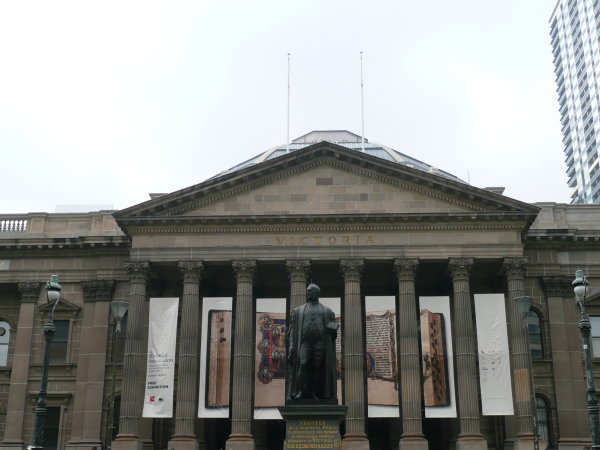
#> input picture 1.jpg, 600 x 450 px
$ python ANMS.py
#> lines starting #> are read from the running program, lines starting #| are printed output that depends on the picture

from pickle import FALSE
import cv2 as cv
import numpy as np
from matplotlib import pyplot as plt
from tqdm import tqdm
import sys

def ANMS (image, N_best):
    Gray_image = cv.cvtColor(image,cv.COLOR_BGR2GRAY)

    # find corners using shi-tomasi
    corners = cv.goodFeaturesToTrack(Gray_image,5000,0.01,10)
    # get rid of unwanted dimensions
    corners = np.squeeze(corners)
    total_corners = corners.shape[0]
    Corner_score = cv.cornerHarris(Gray_image,8,3,0.1)
    r = np.inf*np.ones((total_corners,3))
    ED = 0  # Euclidean distance
    # we have (x,y) of all the corners in variable corners x=j and y =i
    for i in tqdm(range(total_corners)):
        xi,yi = int(corners[i][0]),int(corners[i][1])
        for j in range(total_corners):
            xj,yj = int(corners[j][0]),int(corners[j][1])
            if  Corner_score[yj][xj] > Corner_score[yi][xi]:
                ED = (xj-xi)**2+(yj-yi)**2
            if ED<r[i][2]:
            # find points that are evenly spread in the image
                r[i][0] = xi
                r[i][1] = yi
                r[i][2] = ED  # r = [xi,yi,Largest euclidean distance (point farther from original point)]
    # Sort points in descending order of ED
    r = r[r[:,2].argsort()] # ascending order
    corner_best  = np.flip(r,axis=0)  # descending order

    k = np.ones((N_best,2))
    count = 0
    i = 0
    while (count<N_best):
        if (corner_best[i][0] > 21 and corner_best[i][0]< image.shape[1]-21 and corner_best[i][1]>21 and corner_best[-i][1]< image.shape[0]-21) :
            # remove corners at the corners of the image (less than 20 or 20+image.shape) to match to the dim of patch (40x40)
            k[count][0] = corner_best[i][0]
            k[count][1] = corner_best[i][1]
            count+=1
        i+=1

    features = k   # feature point locations
    for i in range(N_best):
        image = cv.circle(image,(int(k[i][0]),int(k[i][1])),1,(0,0,255),2)

    Image = cv.resize(image,(1080,630))
    cv.imshow('image',Image)
    cv.waitKey(0)
    cv.destroyAllWindows
    return features


def featurevector(image,corners):
    image = cv.cvtColor(image,cv.COLOR_BGR2GRAY)

    # Apply Gaussian blur for all the corner points
    Num_corners = corners.shape[0]
    std_featurevector = {}  # dictionary collect vector corresponding to each corners

    for i in tqdm(range(Num_corners)):
        row = int(corners[i][1])
        col = int(corners[i][0])
        #40X40 Patch around the center of corner
        patch_i = image[row-20:row+20,col-20:col+20]
        patch = cv.GaussianBlur(patch_i,(5,5),cv.BORDER_DEFAULT) # Kernel size is 10x10
        res_patch = cv.resize(patch,(8,8))
        vector = np.resize(res_patch,(64,1))  # feature vector 64x1
        # Standardization of the vector: subtract the vector by its mean, and then divide the result by the vector's standard deviation.
        std_featurevector[(col,row)] = (vector-np.mean(vector))/np.std(vector)

    return std_featurevector


def FeatureMatching(features1,features2,threshold):
    correspondence_list = [] # tuple of keypoints of image 1 and 2 that are a match
    # get the coordinate values and norm value of the vector if they are under a threshold
    for i in features1:
        norm_list = []
        for j in features2:
            norm_list.append((j, np.linalg.norm(features1[i]-features2[j])))
        norm_list.sort(key = lambda X:X[1])
        if ((norm_list[0][1])/norm_list[1][1])<threshold:
            correspondence_list.append([i,norm_list[0][0]])
        #    # edge case : On next step check if the list has more than 4 matches for random sampling during RANSAC
    # correspondence_list = False
    return correspondence_list


def Drawmatches(image1, image2, loc1,loc2):
    # color image
    dim = (max(image1.shape[0], image2.shape[0]), image1.shape[1]+image2.shape[1], image1.shape[2]) # dimensions of new image that has bothe im1 and im2 joined horizontally
    match_image = np.zeros(dim,type(image1.flat[0]))
    # join the images horizontally
    match_image[0:image1.shape[0],0:image1.shape[1]] = image1
    match_image[0:image2.shape[0],image1.shape[1]:image1.shape[1]+image2.shape[1]] = image2
    # and draw lines between the matching pairs (x1,y1)  to (x2,y2)
    for i in  range(len(loc1)):
        x1 = loc1[i][0]
        y1 = loc1[i][1]
        x2 = loc2[i][0] + int(image1.shape[1]) # horizontal shift
        y2 = loc2[i][1]
        cv.line(match_image,(x1,y1),(x2,y2),(0,255,255),1)
    cv.imshow('image',match_image)
    cv.waitKey(0)
    cv.destroyAllWindows
    return None


def Homography(keypoints1,keypoints2, threshold):
    # Estimate Homography matrix between the two images
    # use RANSAC
    if len(keypoints1)>=4 and len(keypoints2) >=4:
        max_iter = 10# just run the loop enough to get correct homograhy matrix
        flag = True # Use flag to make sure that there are atleast four inliers to sample
        max_inlier = 0
        for iterations in tqdm(range(max_iter)):
            rand_idx = np.random.randint(len(keypoints1),size = 4) # four random indices of feature pairs
            #Copy the points from keypoints1 and kepoints2 for image 1 and 2 to temporary variables
            pts1 = np.zeros((len(rand_idx),2),dtype=np.float32)
            pts2 = np.zeros((len(rand_idx),2),dtype=np.float32)
            for i in range(len(rand_idx)):
                pts1[i][1] = keypoints1[rand_idx[i]][1]
                pts1[i][0] = keypoints1[rand_idx[i]][0]
                pts2[i][1] = keypoints2[rand_idx[i]][1]
                pts2[i][0] = keypoints2[rand_idx[i]][0]
            H_matrix,Mask = cv.findHomography(pts1,pts2)  # calculate homography matrix
            # Compute inliers where SSD(pts2[i],H*Pts1[i])< some user defined τhreshold
            inlier_count = 0
            matched_pts1 = []
            matched_pts2 = []
            for i in range(len(keypoints1)):
                # Transformation is calculated from A to B
                A = np.array([keypoints1[i][0],keypoints1[i][1],1])
                B = np.array([keypoints2[i][0],keypoints2[i][1],1])
                # Predict B using H.A  # Matrix multplication, transformation
                try:
                    predicted_B = np.matmul(H_matrix, A)  # Sometime value of A become close to NaN
                except:
                    break

                predicted_B = predicted_B/predicted_B[2] # normalize the coordinates


                # Using the prediction, check if the point is inlier or not
                if (np.linalg.norm(B-predicted_B)< threshold):
                    # if SSD less than threshold
                    matched_pts1.append(A)
                    matched_pts2.append(B)
                    inlier_count+=1

            if inlier_count> max_inlier:
                max_inlier = inlier_count
                Best_H = H_matrix
                Pts1  = matched_pts1
                Pts2 =matched_pts2
        # count inliers
        if max_inlier<=4:
            flag = False
        final_pts1 = np.zeros((max_inlier,2),dtype=np.float32)
        final_pts2 = np.zeros((max_inlier,2),dtype=np.float32)
        for i in range(max_inlier):
            final_pts1[i][0] = Pts1[i][0]
            final_pts1[i][1] = Pts1[i][1]
            final_pts2[i][0] = Pts2[i][0]
            final_pts2[i][1] = Pts2[i][1]
        Best_H, Mask = cv.findHomography(final_pts1,final_pts2)

    else:
        print("Not enough keypoints to calculate Homography")
        sys.exit()


    return final_pts1,final_pts2, Best_H, flag


def main():
    Image1 = cv.imread('1.jpg')
#> Image1 is the input picture: shape (450, 600, 3); mean B, G, R 144.3, 147.2, 145.6
    Image2 = cv.imread('2.jpg')
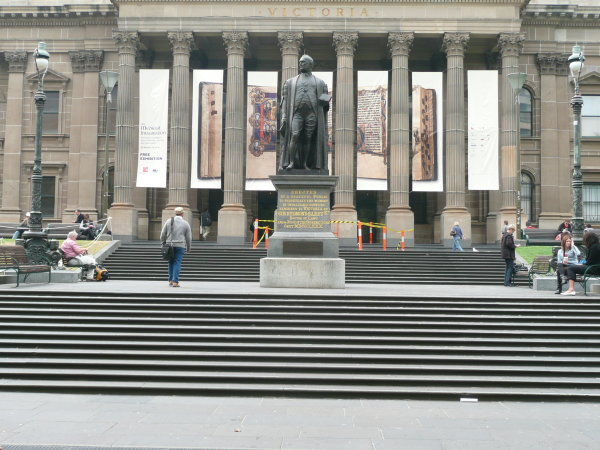
#> input picture 2.jpg, 600 x 450 px
#> Image2 is the input picture: shape (450, 600, 3); mean B, G, R 135.2, 141.3, 141.1
    x1 = ANMS(Image1,500)
#> in ANMS, `corners = cv.goodFeaturesToTrack(Gray_image,5000,0.01,10)`: corners = 616 rows, first 8: [16, 221], [3, 221], [282, 418], [426, 416], [502, 194], [231, 298], [150, 198], [178, 298]
#> in ANMS, `corners = np.squeeze(corners)`: corners = 616 pairs, first value 2 to 598, second value 2 to 448
#> in ANMS, `Corner_score = cv.cornerHarris(Gray_image,8,3,0.1)`:
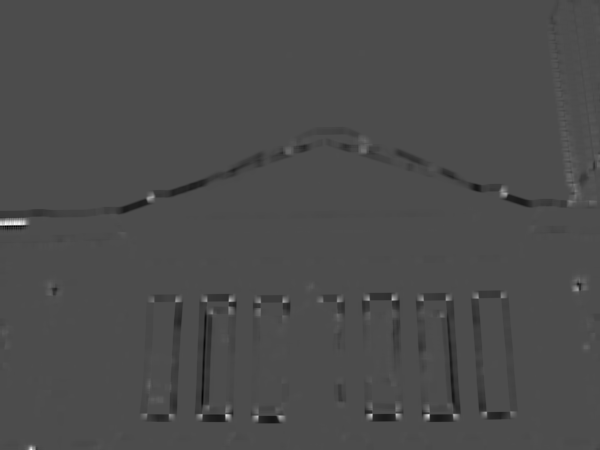
#> Corner_score: shape (450, 600) float32; min -0.00143, max 0.00332, mean -1.24e-05; drawn with min black and max white
#> the loop in ANMS, `for i in tqdm(range(total_corners)):` made 616 passes
#> after the loop in ANMS, `for i in tqdm(range(total_corners)):`: r = 616 rows, first 8: [16, 221, 0], [3, 221, 169], [282, 418, 3029], [426, 416, 39601], [502, 194, 51493], [231, 298, 13940], [150, 198, 18485], [178, 298, 2809]
#> in ANMS, `r = r[r[:,2].argsort()]`: r = 616 rows, first 8: [16, 221, 0], [194, 187, 100], [489, 228, 100], [256, 349, 100], [393, 342, 100], [361, 230, 100], [290, 212, 100], [479, 433, 100]
#> in ANMS, `corner_best  = np.flip(r,axis=0)`: corner_best = 616 rows, first 8: [227, 416, 82546], [502, 194, 51493], [426, 416, 39601], [361, 150, 21634], [28, 447, 21410], [150, 198, 18485], [394, 296, 14416], [231, 298, 13940]
#> after the loop in ANMS, `while (count<N_best):`: count = 500; i = 600; k = 500 pairs, first value 22 to 578, second value 22 to 447
#> in ANMS, `features = k`: features has the same summary as k
#> after the loop in ANMS, `for i in range(N_best):`: image: shape (450, 600, 3); mean B, G, R 140.9, 143.7, 152
#> in ANMS, `Image = cv.resize(image,(1080,630))`:
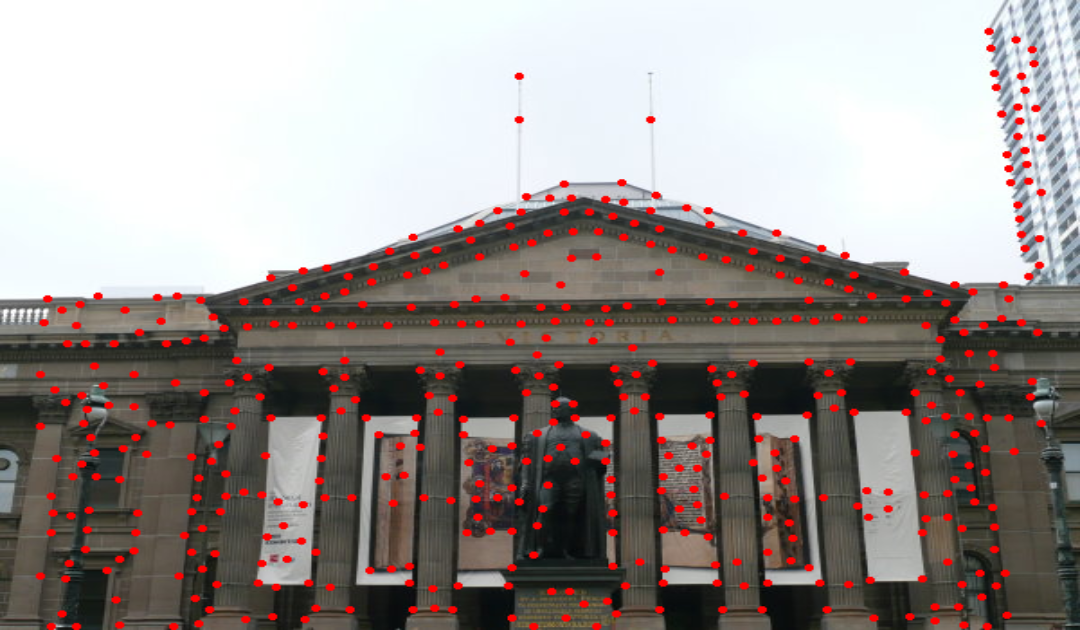
#> Image: shape (630, 1080, 3); mean B, G, R 140.8, 143.6, 151.9
#> x1 has the same summary as k in ANMS
    x2 = ANMS(Image2,500)
#> call 2 of ANMS, with N_best = 500
#> in ANMS (call 2), `corners = cv.goodFeaturesToTrack(Gray_image,5000,0.01,10)`: corners = 711 rows, first 8: [387, 71], [412, 72], [413, 190], [357, 189], [83, 226], [220, 187], [222, 70], [358, 71]
#> in ANMS (call 2), `corners = np.squeeze(corners)`: corners = 711 pairs, first value 1 to 597, second value 1 to 448
#> in ANMS (call 2), `Corner_score = cv.cornerHarris(Gray_image,8,3,0.1)`:
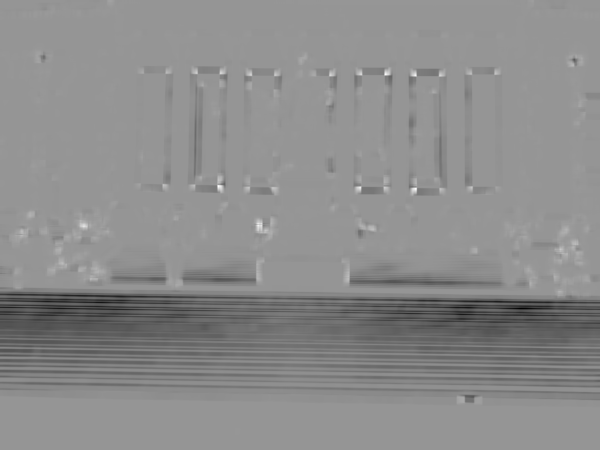
#> Corner_score: shape (450, 600) float32; min -0.00748, max 0.00525, mean -0.000481; drawn with min black and max white
#> the loop in ANMS (call 2), `for i in tqdm(range(total_corners)):` made 711 passes
#> after the loop in ANMS (call 2), `for i in tqdm(range(total_corners)):`: r = 711 rows, first 8: [387, 71, 0], [412, 72, 626], [413, 190, 37258], [357, 189, 3137], [83, 226, 10693], [220, 187, 10693], [222, 70, 11453], [358, 71, 677]
#> in ANMS (call 2), `r = r[r[:,2].argsort()]`: r = 711 rows, first 8: [387, 71, 0], [386, 179, 100], [76, 238, 100], [207, 210, 100], [594, 24, 100], [473, 201, 100], [146, 48, 100], [296, 85, 100]
#> in ANMS (call 2), `corner_best  = np.flip(r,axis=0)`: corner_best = 711 rows, first 8: [413, 190, 37258], [461, 399, 31345], [238, 431, 25364], [3, 431, 21753], [37, 59, 17282], [574, 241, 13834], [222, 70, 11453], [220, 187, 10693]
#> after the loop in ANMS (call 2), `while (count<N_best):`: count = 500; i = 596; k = 500 pairs, first value 22 to 578, second value 22 to 448
#> in ANMS (call 2), `features = k`: features has the same summary as k
#> after the loop in ANMS (call 2), `for i in range(N_best):`: image: shape (450, 600, 3); mean B, G, R 130.1, 136, 145.6
#> in ANMS (call 2), `Image = cv.resize(image,(1080,630))`:
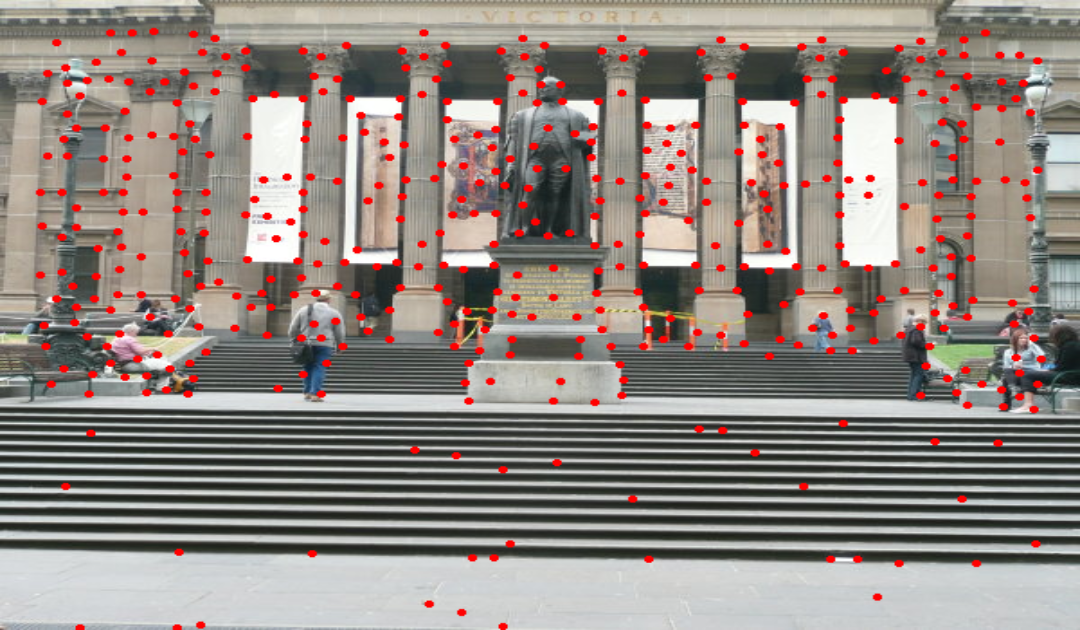
#> Image: shape (630, 1080, 3); mean B, G, R 130, 135.9, 145.5
#> x2 has the same summary as k in ANMS
    f1 = featurevector(Image1,x1)  # key: feature point location and values: 64x1 std vector
#> the loop in featurevector, `for i in tqdm(range(Num_corners)):` made 500 passes
#> (row, col) on passes 1 to 3: (416, 227), (194, 502), (416, 426)
#> after the loop in featurevector, `for i in tqdm(range(Num_corners)):`: std_featurevector = 500 items
#> f1 = 500 items
    f2 = featurevector(Image2,x2)  # features of image 2
#> the loop in featurevector (call 2), `for i in tqdm(range(Num_corners)):` made 500 passes
#> (row, col) on passes 1 to 3: (190, 413), (399, 461), (431, 238)
#> after the loop in featurevector (call 2), `for i in tqdm(range(Num_corners)):`:
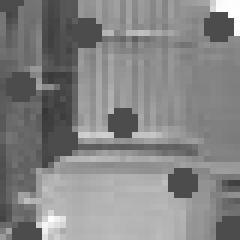
#> patch_i: shape (40, 40) (shown 6 times larger); min 55, max 254, mean 132.2
#> f2 = 500 items
    z = FeatureMatching(f1,f2,threshold =0.8)
#> the loop in FeatureMatching, `for i in features1:` made 500 passes
#> i on passes 1 to 3: (227, 416), (502, 194), (426, 416)
#> after the loop in FeatureMatching, `for i in features1:`: correspondence_list = 144 items
#> z = 144 items
    Loc1 = []
    Loc2 = []
    for i in z:
        Loc1.append(i[0])  # Location of keypoints in image 1
        Loc2.append(i[1])
#> this loop made 144 passes
#> i on passes 1 to 12: [(227, 416), (220, 187)], [(426, 416), (413, 190)], [(231, 298), (222, 70)], [(48, 292), (37, 59)], [(288, 54), (487, 426)], [(171, 416), (165, 186)], [(503, 294), (496, 71)], [(282, 418), (274, 189)], [(285, 298), (276, 72)], [(178, 298), (168, 70)], [(47, 392), (42, 162)], [(493, 363), (482, 139)]
#> after the loop, Loc1 = 144 pairs, first value 29 to 578, second value 54 to 447; Loc2 = 144 pairs, first value 22 to 572, second value 23 to 426
    Image1 = cv.imread('1.jpg')
    Image2 = cv.imread('2.jpg')
    k =  Drawmatches(Image1,Image2,Loc1,Loc2)
#> the loop in Drawmatches, `for i in  range(len(loc1)):` made 144 passes
#> (x1, y1, x2, y2) on passes 1 to 12: (227, 416, 820, 187), (426, 416, 1013, 190), (231, 298, 822, 70), (48, 292, 637, 59), (288, 54, 1087, 426), (171, 416, 765, 186), (503, 294, 1096, 71), (282, 418, 874, 189), (285, 298, 876, 72), (178, 298, 768, 70), (47, 392, 642, 162), (493, 363, 1082, 139)
#> after the loop in Drawmatches, `for i in  range(len(loc1)):`:
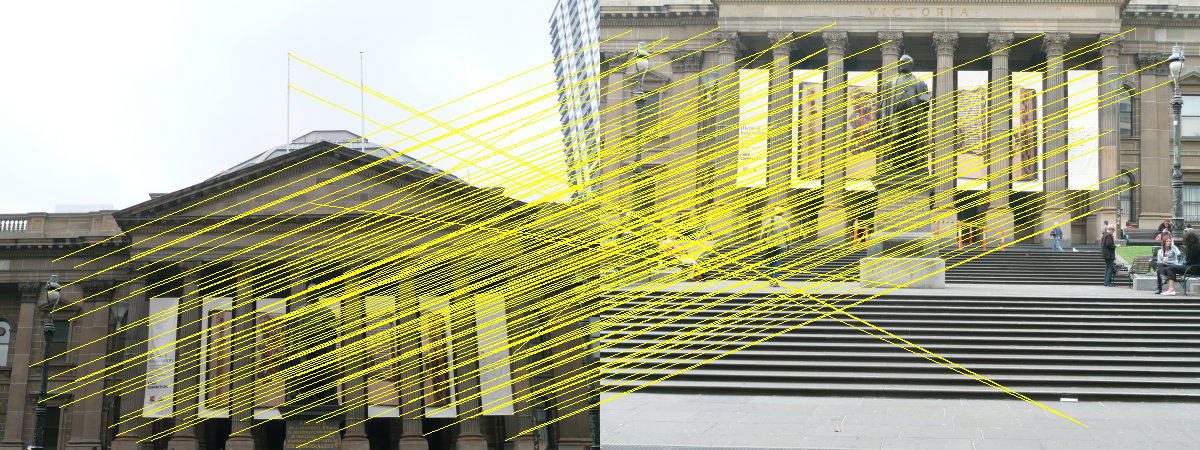
#> match_image: shape (450, 1200, 3); mean B, G, R 125, 162.2, 161.2
    [f1,f2,H,flag] = Homography(Loc1,Loc2,threshold = 1.5)
    print(flag)
#| True


if __name__ == '__main__':
    main()
